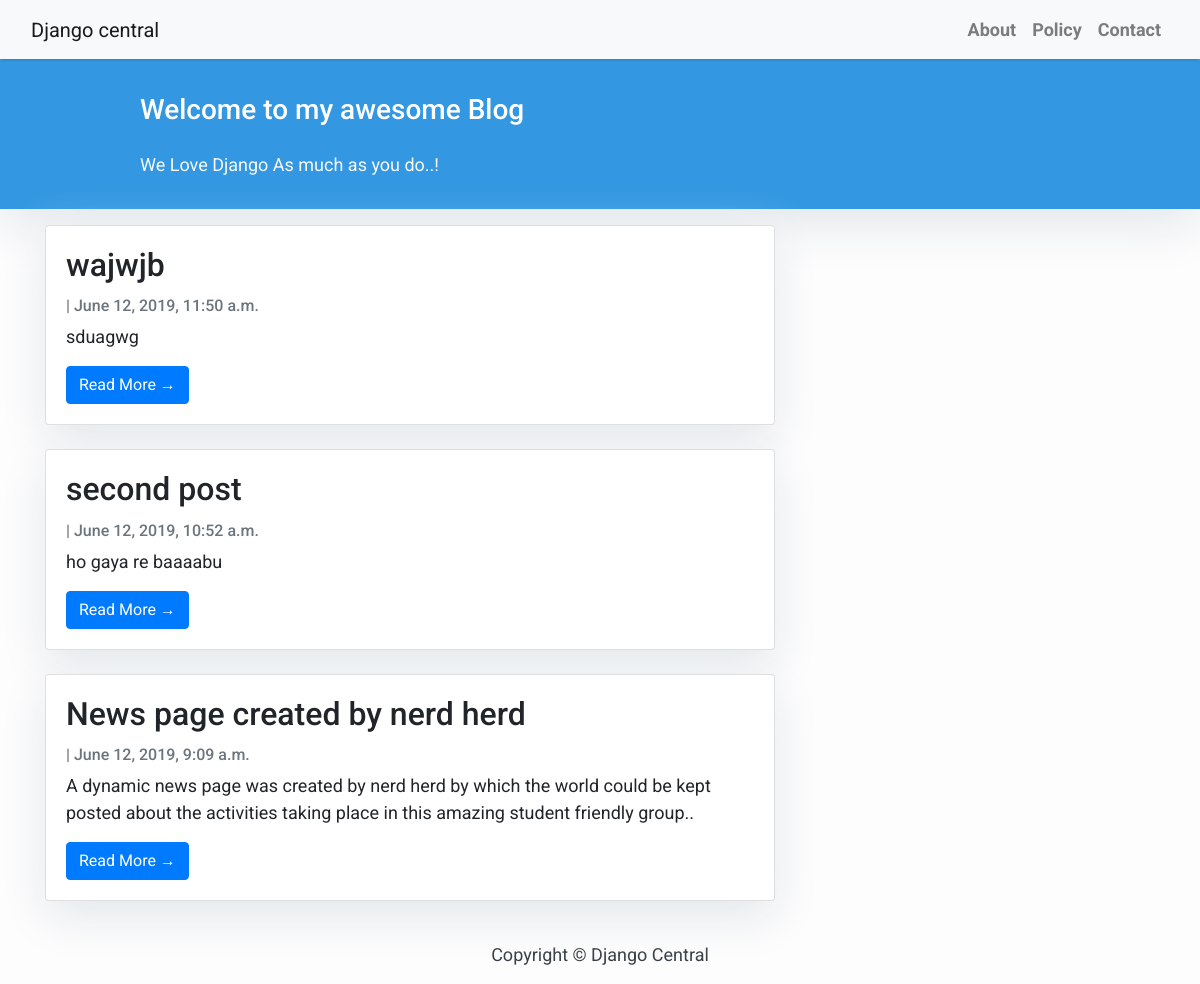
The page / on the database its author committed.
### news_update/models.py (models this page shows)
class Post(models.Model):
    title = models.CharField(max_length=100, unique=True)
    slug = models.SlugField(max_length=200, unique=True)
    author = models.ForeignKey(User, on_delete= models.CASCADE, related_name='news_post')
    updated_on = models.DateTimeField(auto_now=True)
    content = models.TextField()
    created_on = models.DateTimeField(auto_now_add=True)
    status = models.IntegerField(choices=STATUS, default=0)

### news_update/views.py (the view)
# urls.py: path('', views.PostList.as_view(), name='home'),
class PostList(generic.ListView):
    queryset = Post.objects.filter(status=1).order_by('-created_on')
    template_name = 'news_update/index.html'

### templates/news_update/index.html (shortened to what this page needs)
{% extends "news_update/base.html" %}
 {% block content %}
    <header class="masthead" >
            <div class="container">
              <div class="row">
                <div class=" col-md-8 col-md-10 mx-auto">
                  <div class="site-heading">
                    <h3 class=" site-heading my-4 mt-3 text-white"> Welcome to my awesome Blog </h3>
                    <p class="text-light">We Love Django As much as you do..! &nbsp
                    </p>
                </div>
                    </div>
                  </div>
                </div>
              </header>
            <div class="container">
                <div class="row">
              <div class="col-md-8 mt-3 left">
                    {% for post in post_list %}
                <div class="card mb-4" >
                  <div class="card-body">
                    <h2 class="card-title">{{ post.title }}</h2>
                    <p class="card-text text-muted h6">{{ post.Author }} | {{ post.created_on}} </p>
                    <p class="card-text">{{post.content|slice:":200" }}</p>
                    <a href="{% url 'post_detail' post.slug  %}" class="btn btn-primary">Read More &rarr;</a>
                  </div>
                </div>
                {% endfor %}
            </div>
            </div>
        </div>
{%endblock%}

### templates/news_update/base.html (shortened to what this page needs)
<!DOCTYPE html>
<html>
  <head>
    <link
      rel="stylesheet"
      href="https://maxcdn.bootstrapcdn.com/bootstrap/4.0.0/css/bootstrap.min.css"
    />
  </head>
  <body>
    <nav class="navbar navbar-expand-lg navbar-light bg-light shadow" id="mainNav">
      <div class="container-fluid">
        <a class="navbar-brand" href="{% url 'home' %}" >Django central</a>
        <div class="collapse navbar-collapse" id="navbarResponsive">
          <ul class="navbar-nav ml-auto">
            <li class="nav-item text-black">
              <a
                class="nav-link text-black font-weight-bold"
                href="#"
                >About</a
              >
            </li>
            <li class="nav-item text-black">
              <a
                class="nav-link text-black font-weight-bold"
                href="#"
                >Policy</a
              >
            </li>
            <li class="nav-item text-black">
              <a
                class="nav-link text-black font-weight-bold"
                href="#"
                >Contact</a
              >
            </li>
          </ul>
        </div>
      </div>
    </nav>
            {% block content %}{% endblock content %}
    <footer class="py-3 bg-grey">
              <p class="m-0 text-dark text-center ">Copyright &copy; Django Central</p>
    </footer>
  </body>
</html>

### templates/news_update/base.html (style rules this page uses)
body { font-family: "Roboto", sans-serif; font-size: 17px; background-color: #fdfdfd; }
.shadow { box-shadow: 0 4px 2px -2px rgba(0,0,0,0.1); }
.masthead { background:#3398E1; height: auto; padding-bottom: 15px; box-shadow: 0 16px 48px #E3E7EB; padding-top: 10px; }

### templates/news_update/index.html (style rules this page uses)
body { font-family: "Roboto", sans-serif; font-size: 18px; background-color: #fdfdfd; }
.card { box-shadow: 0 16px 48px #E3E7EB; }

### rows shown on the page
Post: title "wajwjb", created_on "June 12, 2019, 11:50 a.m.", content "sduagwg"
Post: title "second post", created_on "June 12, 2019, 10:52 a.m.", content "ho gaya re baaaabu"
Post: title "News page created by nerd herd", created_on "June 12, 2019, 9:09 a.m.", content "A dynamic news page was created by nerd herd by which the world could be kept posted about the activities taking place in this amazing student friendly group.."
